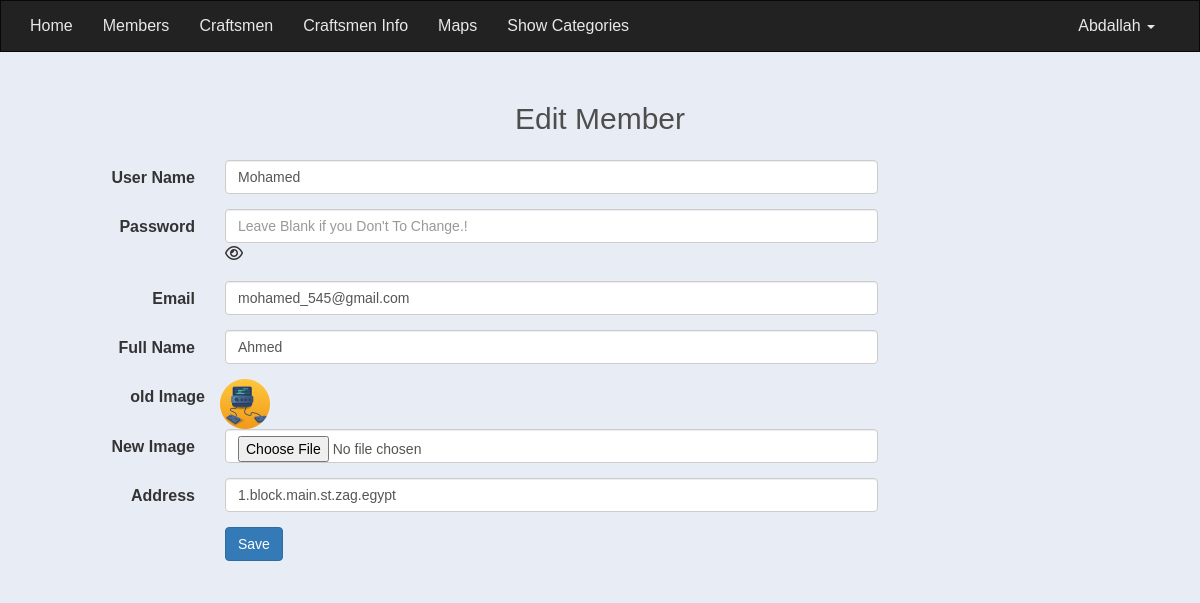
Page /admin-controler/members.php?do=Edit&userid=2 (signed in) on the committed database.
### tables this page shows
CREATE TABLE `user` (
  `User_id` int(11) NOT NULL,
  `User_Name` varchar(255) NOT NULL,
  `Full_name` varchar(255) NOT NULL,
  `user_email` varchar(255) NOT NULL,
  `user_password` varchar(255) NOT NULL,
  `user_Address` text NOT NULL,
  `date` date NOT NULL,
  `conditions` int(11) NOT NULL DEFAULT 0,
  `verify` int(11) NOT NULL DEFAULT 0,
  `Reg_status` int(11) NOT NULL DEFAULT 0,
  `user_avatar` varchar(255) NOT NULL
);

### admin-controler/members.php (the view, shortened to what this page needs)
<?php
if(isset($_SESSION['Admin_Email'])){
	include("init.php");
	$do =isset($_GET["do"])?$_GET['do']:"Manage";
	if($do == 'Manage'){
		$stmt  = $db->prepare("SELECT * FROM `user` WHERE `Reg_status` !=1 ORDER BY `User_id` DESC");
		$stmt->execute();
		$rows   = $stmt->fetchAll();
		$count = $stmt->rowCount();
		if($count > 0 ){?>
			<div class="container admimedit">
				<h2 class="text-center">Manage Members</h2>
				<div class="table-responsive">
					<table class="table text-center table-bordered">
						<tr>
							<td># ID</td>
							<td>Name</td>
							<td>FullName</td>
							<td>Email</td>
							<td>Address</td>
							<td>Avatar</td>
							<td>Controls</td>
						</tr>
						<?php
							foreach($rows as $row){
								echo "<tr>";
									echo "<td>".$row['User_id']."</td>";
									echo "<td>".$row['User_Name']."</td>";
									echo "<td>".$row['Full_name']."</td>";
									echo "<td>".$row['user_email']."</td>";
									echo "<td>".$row['user_Address']."</td>";
									echo "<td>";
										if(!empty($row['user_avatar'])){
											echo "<img src='upload/".$row['user_avatar']."'width='50px' height='50px'>";
										}else{
											echo "<img src='upload/craftsman.jpg'alt='image' width='50px' height='50px'>";
										}
									echo"</td>";
									echo "<td>
											<a href='?do=Edit&userid=".$row['User_id']. "'class='btn btn-success sa'><i class='fa fa-edit'></i>Edit</a>
													 <a href='?do=Delete&userid=".$row['User_id']. "' class='btn btn-danger da'><i class='fas fa-trash-alt'></i>Delete</a>";
									echo "</td>";
								echo "</tr>";
							}
						?>
					</table>
				</div>
				<a href='members.php?do=Add'class=" Add btn btn-primary" ><i class="fa fa-plus"> Add New Member</i> </a>
			</div>
		<?php
		}else{
			echo "<div class='container'>";
			$message = "<div class='alert alert-info'>There is No members To Show </div>";
			redirectHome($message);
			echo "</div>";
		}
	}elseif($do == "Edit"){
		$userid = isset($_GET['userid']) &&is_numeric($_GET['userid'])?intval($_GET['userid']):0;
		$stmt  = $db->prepare("SELECT * FROM user WHERE User_id = ? ");
		$stmt -> execute(array($userid));
		$row   = $stmt->fetch();
		$count = $stmt->rowCount();
		if($count > 0 ){
			?>
			<div class="container">
				<form class="form-horizontal admimedit"action="?do=Update" method="POST"
						enctype="multipart/form-data">
					<h2 class="text-center">Edit Member</h2>
					 <div class="form-group">
						    <label for="inputEmail3" class="col-sm-2 control-label">User Name</label>
						    <div class="col-sm-10 col-md-7">
						      <input type="text" class="form-control" id="inputText3" placeholder="username" name="username" autocomplete="off" required="required"
						      value="<?php echo $row['User_Name']?>">
						    </div>
					  </div>
					   <div class="form-group">
						    <label for="inputPassword3" class="col-sm-2 control-label">Password</label>
						    <div class="col-sm-10 col-md-7">
						      	<input type="password" class="form-control" id="inputPassword3"
						      		placeholder="Leave Blank if you Don't To Change.!" name="newpassword"	autocomplete="new-password">
						      		<i class="show-pass fa fa-eye fa-1x" title="Show password"></i>
						    </div>
					  </div>
					  <div class="form-group">
						    <label for="inputEmail3" class="col-sm-2 control-label right">Email</label>
						    <div class="col-sm-10 col-md-7">
						      	<input type="email" class="form-control"  name='email'id="inputEmail3" placeholder="Email" required="required"
						      	value="<?php echo $row['user_email']?>">
						    </div>
					  </div>
					  <div class="form-group">
						    <label for="inputEmail3" class="col-sm-2 control-label">Full Name</label>
						    <div class="col-sm-10 col-md-7">
						      <input type="text" class="form-control" placeholder="full-name" name="fullname" required="required"
						      value="<?php echo $row['Full_name']?>">
						    </div>
					  </div>
					 	<table >
					  		<label for="inputEmail3" class="col-sm-2 control-label">old Image</label>
					  		<td width="100px" >
					  		<?php
					  			echo '<img width = "50px" height="50px"src="upload/avatar/'.$row['user_avatar'].'">';
					  		?>
					  		</td>
				  		</table>
				  		<div class="form-group">
						    <label for="inputEmail3" class="col-sm-2 control-label">New Image</label>
						    <div class="col-sm-10 col-md-7">
						      <input type="file" class="form-control" name="avatar">
						    </div>
				  		</div>
					  <div class="form-group">
						    <label for="inputEmail3" class="col-sm-2 control-label">Address</label>
						    <div class="col-sm-10 col-md-7">
						      <input type="text" class="form-control"  name="address"
						      placeholder="32.ST.City" value="<?php echo $row['user_Address']?>">
						    </div>
					  </div>
					 <div class="form-group">
					    <div class="col-sm-offset-2 col-sm-10">
					      <button type="submit" class="btn btn-primary"> Save</button>
					    </div>
				  </div>
			    </form>
			</div>
	<?php
		}else{
			echo "<div class='container'>";
			$message = "<div class='alert alert-info'> error ecoured in edit page </div>";
			redirectHome($message,"back",3);
			echo "</div>";
		}
	}
}
include($tpl."footer.php");

### admin-controler/layout/css/admin.css (style rules this page uses)
* { margin: 0; padding: 0; list-style: none; font-family: 'Ubuntu', sans-serif; box-sizing: border-box; text-decoration: none; }
body { background: #e8edf5; font-size: 16px; }
h2 { margin-bottom: 25px; color: #4e4e4e; }
.admimedit { margin-top: 50px; }

### rows in the picture
user: username "Mohamed", email "mohamed_545@gmail.com", fullname "Ahmed", user_avatar (picture), address "1.block.main.st.zag.egypt"

### other values in the picture
$_SESSION['adminname'] "Abdallah"
